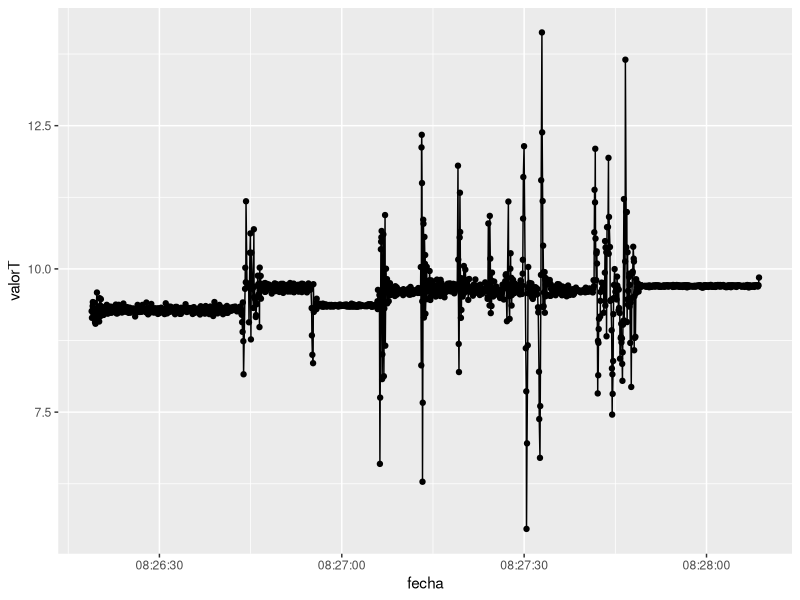

Recreate this plot in R.
## ---- chunk 1
knitr::opts_chunk$set(echo = TRUE)
## ---- chunk 2
X <- read.csv("coordenadaX.csv")
X$fecha <- as.POSIXct(X$timestamp/1000, origin = "1970-01-01")

Y <- read.csv("coordenadaY.csv")
Y$fecha <- as.POSIXct(Y$timestamp/1000, origin = "1970-01-01")

Z <- read.csv("coordenadaZ.csv")
Z$fecha <- as.POSIXct(Z$timestamp/1000, origin = "1970-01-01")

## ---- chunk 3
library(dplyr)

X1 <- X %>% 
      select(timestamp, value) %>% 
      rename(valorX = value)

Y1 <- Y %>% 
      select(timestamp, value) %>% 
      rename(valorY = value)

Z1 <- Z %>% 
      select(timestamp, value) %>% 
      rename(valorZ = value)

XY <- full_join(X1, Y1)
XYZ <- full_join(XY, Z1)

head(XYZ)

## ---- chunk 4
library(dplyr)
XYZ <- XYZ %>% 
       mutate(valorT = sqrt(valorX ^ 2 + valorY ^ 2 + valorZ ^ 2),
       fecha = as.POSIXct(timestamp/1000, origin = "1970-01-01")) %>%
       dplyr::filter(!is.na(valorT))
## ---- chunk 5
library(ggplot2)
gt <- ggplot(XYZ, aes(fecha, valorT))
gt + geom_point() + geom_line()
## ---- chunk 6
XYZ$minuto <- format(XYZ$fecha, "%M")
## ---- chunk 7
library(dplyr)
XYZ$minuto <- factor(format(XYZ$fecha, "%M"))
promMin <- XYZ %>%
           select(valorT, minuto) %>%
           group_by(minuto) %>%
           summarise(promT = mean(valorT))
promMin
## ---- chunk 8
sd(promMin$promT)
## ---- chunk 9
library(pwr)
delta <- 0.17
sigma <- sd(promMin$promT)
d <- delta/sigma
result1 <- pwr.t.test(d = d, sig.level = 0.05, power = 0.80, type = 'two.sample')
result1
## ---- chunk 10
(delta-sigma)/sigma * 100
